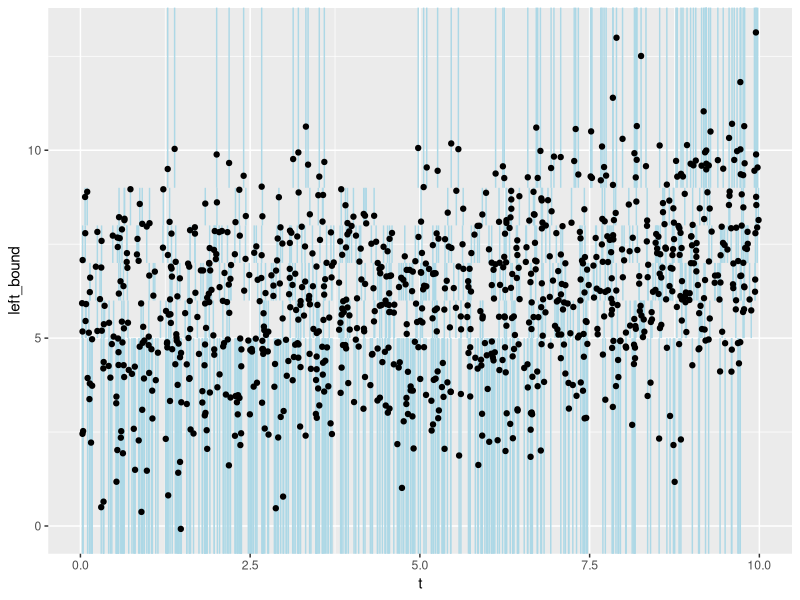

Here is the R script that generated this plot: (Note: this script raises an error after producing the figure.)
set.seed(113)
n = 1000
t = runif(n, 0, 10)
epsilon = rnorm(n, 0,2)

relationship = function(t){
  5.3 + 0.02 * t^2
}

low_con = 5
high_con = 9

library(tibble)
library(dplyr)
library(ggplot2)
library(magrittr)


data = tibble(t, epsilon, y =relationship(t) + epsilon) %>%
  mutate(left_bound =
           case_when(
             floor(y) < low_con ~ -Inf,
             floor(y) > high_con ~ high_con,
             TRUE ~ floor(y)
           ),
         right_bound =
           case_when(
             ceiling(y) > high_con ~ Inf,
             ceiling(y) < low_con ~ low_con,
             TRUE ~ ceiling(y)
           ),
         left_bound_mgcv =
           case_when(
             floor(y) < low_con ~ low_con,
             #floor(y) >= low_con & floor(y) <= high_con ~ floor(y),
             floor(y) > high_con ~ high_con,
             TRUE ~ floor(y)
           ),
         right_bound_mgcv =
           case_when(
             floor(y) < low_con ~ -Inf,
             #floor(y) >= low_con & floor(y) <= high_con ~ floor(y),
             ceiling(y) > high_con ~ Inf,
             TRUE ~ ceiling(y)
           )
  )

data %>% ggplot() +
  geom_segment(aes(x = t, xend = t, y= left_bound, yend = right_bound), color = "lightblue") +
  geom_point(aes(x = t, y = y))

library(survival)
a = data %>%
  survreg(
    formula =
      Surv(time = left_bound,
           time2 = right_bound,
           type = "interval2") ~ bs(t, df = 3), dist = "gaussian", data = .)


data %>% ggplot() +
  geom_segment(aes(x = t, xend = t, y= left_bound, yend = right_bound), color = "lightblue") +
  geom_point(aes(x = t, y = y)) +
  geom_function(fun = function(t){predict(a, newdata = data.frame(t = t))}, aes(color = "Survreg")) +
  geom_function(fun = function(t){relationship(t)}, aes(color = "Truth"))




#detach("package:survival", unload = TRUE)
